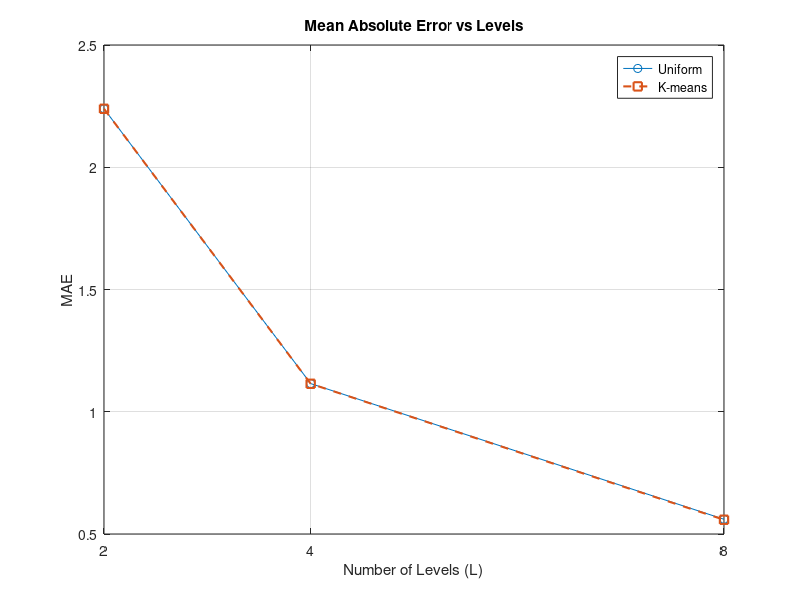
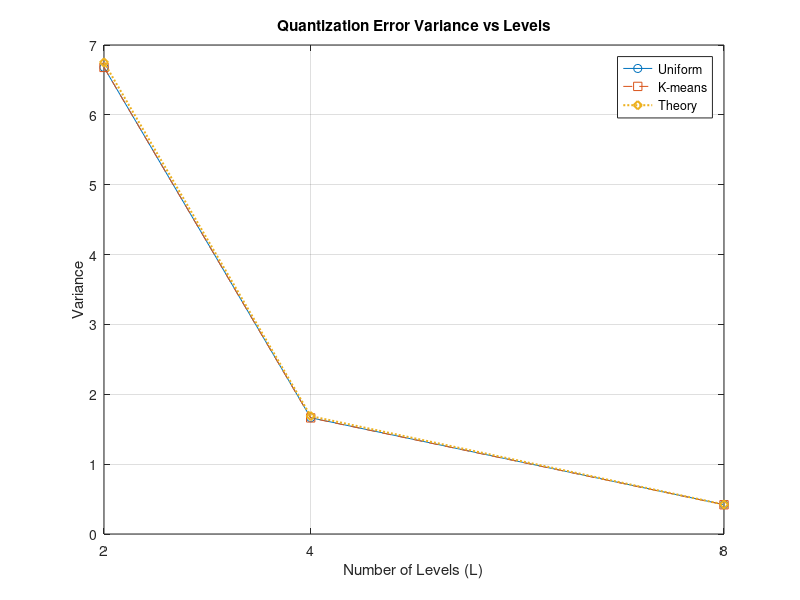
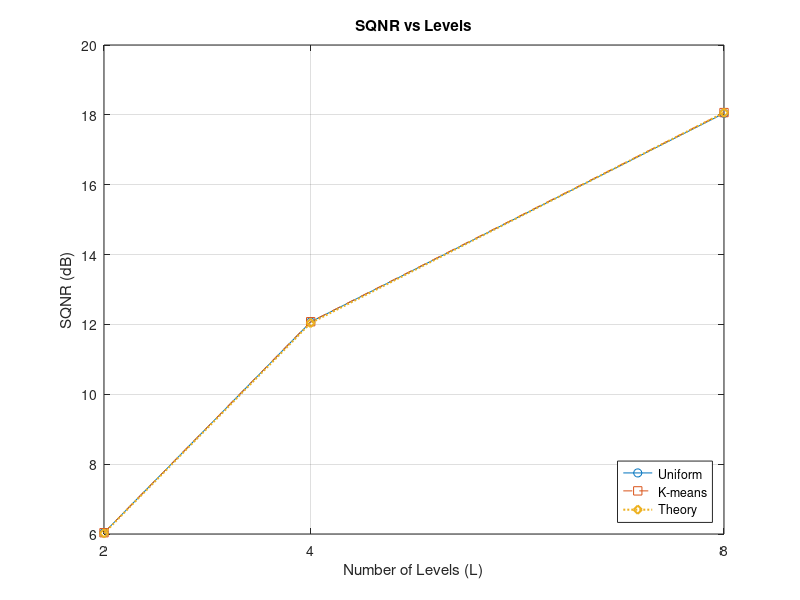

These charts were generated, in order, by the following MATLAB code:
% Communication Theory - Assignment 1
% Group Members: 
%   1. Mazen Altelbany (64-12371)
%   2. Suhad Eyhab Rasheed (64-31506)
%   3. Sama Ismael Ahel (64-19880)

clear;
clc;
close all;

% Max digit across IDs is 9 -> range [-9, 9]
a = 9; 
N = 10000;
rng(42);

% Generate uniform signal
x = -a + 2 * a * rand(N, 1);
P_sig = mean(x.^2);

levels = [2, 4, 8];
numCases = length(levels);

mae_u = zeros(1, numCases);
mae_k = zeros(1, numCases);
var_u = zeros(1, numCases);
var_k = zeros(1, numCases);
var_th = zeros(1, numCases);
sqnr_u = zeros(1, numCases);
sqnr_k = zeros(1, numCases);
sqnr_th = zeros(1, numCases);

for i = 1:numCases
    L = levels(i);
    delta = (2 * a) / L;
    
    % Uniform Quantizer
    levels_u = -a + ((1:L) - 0.5) * delta;
    idx_u = floor((x - (-a)) / delta) + 1;
    idx_u(idx_u > L) = L;
    idx_u(idx_u < 1) = 1;
    x_q_u = levels_u(idx_u);
    x_q_u = x_q_u(:);
    
    % K-means Quantizer
    [idx_k, centers_k] = kmeans(x, L, 'Replicates', 3);
    x_q_k = centers_k(idx_k);
    
    % Task 1: First 6 elements
    fprintf('\n--- L = %d ---\n', L);
    disp('First 6 original samples:');
    disp(x(1:6)');
    disp('First 6 Uniform quantized:');
    disp(x_q_u(1:6)');
    disp('First 6 K-means quantized:');
    disp(x_q_k(1:6)');
    
    % Quantization error
    e_u = x - x_q_u;
    e_k = x - x_q_k;
    
    % Task 2: MAE
    mae_u(i) = mean(abs(e_u));
    mae_k(i) = mean(abs(e_k));
    fprintf('MAE -> Uniform: %.4f | K-means: %.4f\n', mae_u(i), mae_k(i));
    
    % Task 3: Variance
    var_u(i) = var(e_u);
    var_k(i) = var(e_k);
    var_th(i) = (delta^2) / 12;
    fprintf('Variance -> Uniform: %.4f | K-means: %.4f | Theory: %.4f\n', var_u(i), var_k(i), var_th(i));
    
    % Task 4: SQNR
    sqnr_u(i) = 10 * log10(P_sig / mean(e_u.^2));
    sqnr_k(i) = 10 * log10(P_sig / mean(e_k.^2));
    sqnr_th(i) = 20 * log10(L);
    fprintf('SQNR (dB) -> Uniform: %.2f | K-means: %.2f | Theory: %.2f\n', sqnr_u(i), sqnr_k(i), sqnr_th(i));
end

% Figures
figure(1);
plot(levels, mae_u, '-o', levels, mae_k, '--s', 'LineWidth', 1.5);
grid on;
xlabel('Number of Levels (L)');
ylabel('MAE');
title('Mean Absolute Error vs Levels');
legend('Uniform', 'K-means');
xticks(levels);
saveas(gcf, 'task2_mae_vs_levels.png');

figure(2);
plot(levels, var_u, '-o', levels, var_k, '--s', levels, var_th, ':d', 'LineWidth', 1.5);
grid on;
xlabel('Number of Levels (L)');
ylabel('Variance');
title('Quantization Error Variance vs Levels');
legend('Uniform', 'K-means', 'Theory');
xticks(levels);
saveas(gcf, 'task3_variance_vs_levels.png');

figure(3);
plot(levels, sqnr_u, '-o', levels, sqnr_k, '--s', levels, sqnr_th, ':d', 'LineWidth', 1.5);
grid on;
xlabel('Number of Levels (L)');
ylabel('SQNR (dB)');
title('SQNR vs Levels');
legend('Uniform', 'K-means', 'Theory', 'Location', 'southeast');
xticks(levels);
saveas(gcf, 'task4_sqnr_vs_levels.png');
